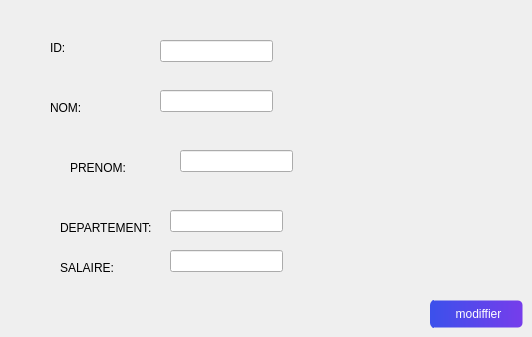
        <widget class="QWidget" name="tab_13">
         <attribute name="title">
          <string>modiffier</string>
         </attribute>
         <widget class="QPushButton" name="pushButton_modifier_emp">
          <property name="geometry">
           <rect>
            <x>430</x>
            <y>300</y>
            <width>93</width>
            <height>28</height>
           </rect>
          </property>
          <property name="styleSheet">
           <string notr="true">QPushButton {
background-image: url(C:/Users/HP/Documents/Health-application/icons/16x16/cil-folder-open.png);
	background-position: left center;



    background-repeat: no-repeat;

	border: 1px solid transparent;
color:rgb(255, 255, 255);

border-radius:5px;
	border-left:5px solid rgba(61, 80, 235, 255);



	background-color:#3d50eb;
	background-color: qlineargradient(spread:pad, x1:0, y1:0, x2:1, y2:0, stop:0 rgba(61, 80, 235, 255), stop:1 rgba(118, 61, 235, 255));

}
QPushButton:hover {
color:rgb(255, 255, 255);
		background-color: rgba(61, 80, 235, 255);
}
QPushButton:pressed {	
	border: 2px solid rgb(55, 74, 214) ;
}</string>
          </property>
          <property name="text">
           <string>modiffier</string>
          </property>
         </widget>
         <widget class="QLineEdit" name="modifier_id_emp">
          <property name="geometry">
           <rect>
            <x>160</x>
            <y>40</y>
            <width>113</width>
            <height>22</height>
           </rect>
          </property>
          <property name="styleSheet">
           <string notr="true">color: white;</string>
          </property>
         </widget>
         <widget class="QLineEdit" name="modifier_nom_emp">
          <property name="geometry">
           <rect>
            <x>160</x>
            <y>90</y>
            <width>113</width>
            <height>22</height>
           </rect>
          </property>
          <property name="styleSheet">
           <string notr="true">color: white;</string>
          </property>
         </widget>
         <widget class="QLineEdit" name="modifier_prenom_emp">
          <property name="geometry">
           <rect>
            <x>180</x>
            <y>150</y>
            <width>113</width>
            <height>22</height>
           </rect>
          </property>
          <property name="styleSheet">
           <string notr="true">color: white;</string>
          </property>
         </widget>
         <widget class="QLineEdit" name="modifier_adresse_emp">
          <property name="geometry">
           <rect>
            <x>170</x>
            <y>210</y>
            <width>113</width>
            <height>22</height>
           </rect>
          </property>
          <property name="styleSheet">
           <string notr="true">color: white;</string>
          </property>
         </widget>
         <widget class="QLineEdit" name="modifier_salaire_emp">
          <property name="geometry">
           <rect>
            <x>170</x>
            <y>250</y>
            <width>113</width>
            <height>22</height>
           </rect>
          </property>
          <property name="styleSheet">
           <string notr="true">color: white;</string>
          </property>
         </widget>
         <widget class="QLabel" name="label_65">
          <property name="geometry">
           <rect>
            <x>50</x>
            <y>40</y>
            <width>56</width>
            <height>16</height>
           </rect>
          </property>
          <property name="text">
           <string>ID:</string>
          </property>
         </widget>
         <widget class="QLabel" name="label_66">
          <property name="geometry">
           <rect>
            <x>50</x>
            <y>100</y>
            <width>56</width>
            <height>16</height>
           </rect>
          </property>
          <property name="text">
           <string>NOM:</string>
          </property>
         </widget>
         <widget class="QLabel" name="label_67">
          <property name="geometry">
           <rect>
            <x>70</x>
            <y>160</y>
            <width>56</width>
            <height>16</height>
           </rect>
          </property>
          <property name="text">
           <string>PRENOM:</string>
          </property>
         </widget>
         <widget class="QLabel" name="label_68">
          <property name="geometry">
           <rect>
            <x>60</x>
            <y>220</y>
            <width>101</width>
            <height>16</height>
           </rect>
          </property>
          <property name="text">
           <string>DEPARTEMENT:</string>
          </property>
         </widget>
         <widget class="QLabel" name="label_69">
          <property name="geometry">
           <rect>
            <x>60</x>
            <y>260</y>
            <width>56</width>
            <height>16</height>
           </rect>
          </property>
          <property name="text">
           <string>SALAIRE:</string>
          </property>
         </widget>
        </widget>
